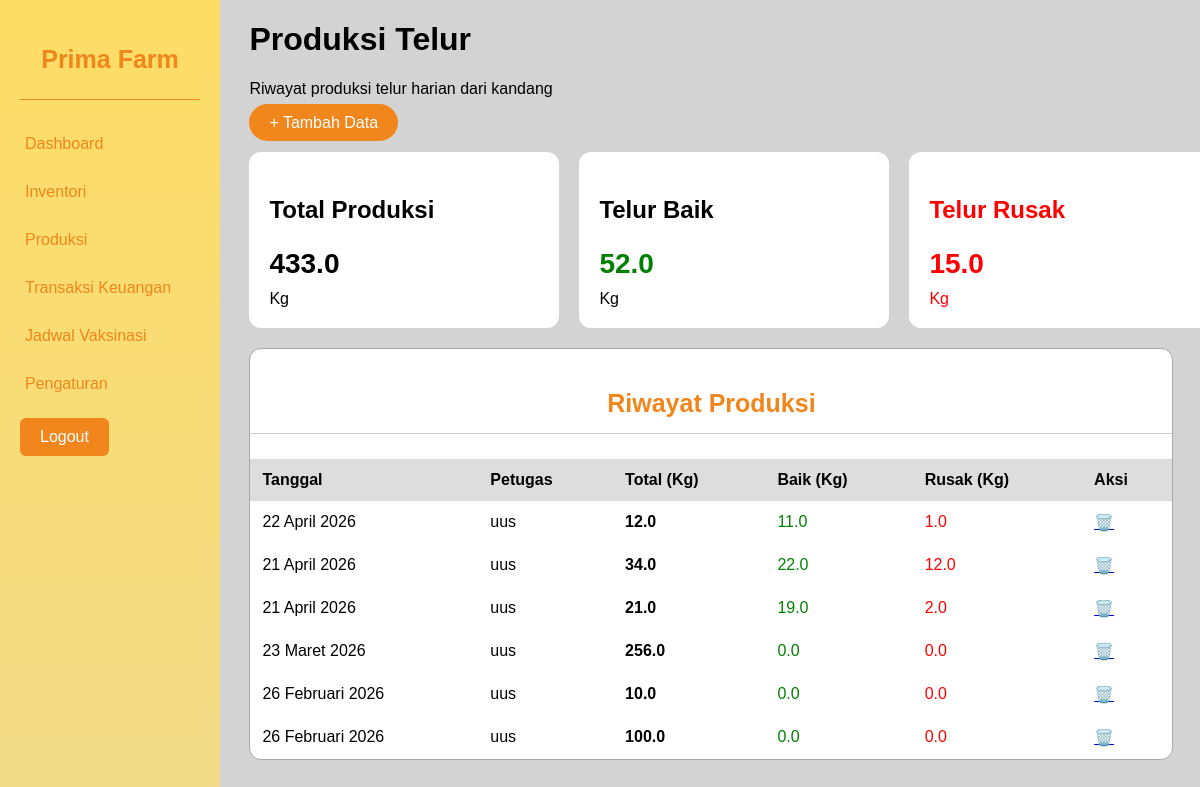
Page /menu_produksi.php (signed in) on the committed database.
### tables this page shows
CREATE TABLE `produksi_telur` (
  `id_produksi` int NOT NULL,
  `id_petugas` int DEFAULT NULL,
  `tanggal` date DEFAULT NULL,
  `total_telur` int DEFAULT NULL
);

CREATE TABLE `petugas` (
  `id_petugas` int NOT NULL,
  `email` varchar(100) DEFAULT NULL,
  `nama_petugas` varchar(100) DEFAULT NULL,
  `password` varchar(100) DEFAULT NULL
);

### tanggal.php (called while the page is built, shortened)
<?php
function tanggal_indo($tanggal) {
    $bulan = [
        1 => 'Januari','Februari','Maret','April','Mei','Juni',
             'Juli','Agustus','September','Oktober','November','Desember'
    ];
    $timestamp = strtotime($tanggal);
    return date('d', $timestamp) . ' ' .
           $bulan[(int)date('m', $timestamp)] . ' ' .
           date('Y', $timestamp);
}
?>

### menu_produksi.php (the view, shortened to what this page needs)
<?php
include("koneksi.php");
include("tanggal.php");
$query_telur = mysqli_fetch_assoc(mysqli_query($conn, "SELECT SUM(total_telur) as total FROM `produksi_telur`"));
$query_telur_baik = mysqli_fetch_assoc(mysqli_query($conn, "SELECT SUM(jumlah_telur_baik) as total FROM `detail_produksi_telur`"));
$query_telur_rusak = mysqli_fetch_assoc(mysqli_query($conn, "SELECT SUM(jumlah_telur_rusak) as total FROM `detail_produksi_telur`"));
$query_riwayat = mysqli_query($conn, "
    SELECT
        pt.id_produksi,
        pt.tanggal,
        pt.total_telur,
        p.nama_petugas,
        COALESCE(SUM(dpt.jumlah_telur_baik), 0) as total_baik,
        COALESCE(SUM(dpt.jumlah_telur_rusak), 0) as total_rusak
    FROM produksi_telur pt
    LEFT JOIN detail_produksi_telur dpt ON pt.id_produksi = dpt.id_produksi
    LEFT JOIN petugas p ON pt.id_petugas = p.id_petugas
    GROUP BY pt.id_produksi
    ORDER BY pt.tanggal DESC
");
?>
<!DOCTYPE html>
<html lang="id">
<head>
    <link rel="stylesheet" href="menu.css">
</head>
<body>
    <div class="container">
        <?php $active = 'produksi'; include("sidebar.php"); ?>
        <main>
            <h1>Produksi Telur</h1>
            <p>Riwayat produksi telur harian dari kandang</p>
            <a href="produksi.php" class="btn-tambah">+ Tambah Data</a>
            <div class="card-container">
                <div class="card">
                    <p>Total Produksi</p>
                    <h2><?= number_format($query_telur['total'], 1); ?></h2>
                    <span>Kg</span>
                </div>
                <div class="card">
                    <p>Telur Baik</p>
                    <h2 class="hijau"><?= number_format($query_telur_baik['total'], 1); ?></h2>
                    <span>Kg</span>
                </div>
                <div class="card merah">
                    <p>Telur Rusak</p>
                    <h2 class="merah"><?= number_format($query_telur_rusak['total'], 1); ?></h2>
                    <span>Kg</span>
                </div>
            </div>
            <div class="table-box">
                <h3>Riwayat Produksi</h3>
                <table>
                    <thead>
                        <tr>
                            <th>Tanggal</th>
                            <th>Petugas</th>
                            <th>Total (Kg)</th>
                            <th>Baik (Kg)</th>
                            <th>Rusak (Kg)</th>
                            <th>Aksi</th>
                        </tr>
                    </thead>
                    <tbody>
                        <?php while ($row = mysqli_fetch_assoc($query_riwayat)) { ?>
                            <tr>
                                <td><?= tanggal_indo($row['tanggal']); ?></td>
                                <td><?= $row['nama_petugas'] ?? '-'; ?></td>
                                <td><strong><?= number_format($row['total_telur'], 1); ?></strong></td>
                                <td class="hijau"><?= number_format($row['total_baik'], 1); ?></td>
                                <td class="merah"><?= number_format($row['total_rusak'], 1); ?></td>
                                <td>
                                    <a href="hapus_produksi.php?id=<?= $row['id_produksi']; ?>"
                                       onclick="return confirm('Yakin ingin menghapus data ini?')">🗑️</a>
                                </td>
                            </tr>
                        <?php } ?>
                    </tbody>
                </table>
            </div>
        </main>
    </div>
</body>
</html>

### menu.css (style rules this page uses)
body { background-color: lightgray; font-family: Arial, sans-serif; margin: 0; }
.container { display: grid; grid-template-columns: 220px auto; height: 100vh; }
.container h3 { font-size: 25px; font-weight: bold; color: #f0861c; text-align: center; }
main { margin-left: 3%; }
.card h2 { font-size: 28px; margin-bottom: 10px; }
.card p { font-size: 24px; font-weight: bold; }
.card h2 { font-size:28px; margin-top:5px; }
.hijau { color:green; }
.table-box { background:white; border-radius:12px; border:1px solid #aaa; overflow:hidden; margin-top:20px; width: 97%; }
.table-box h3 { padding:15px; border-bottom:1px solid #ccc; }
table { width:100%; border-collapse:collapse; }
th, td { padding:12px; text-align:left; }
thead { background:#ddd; }
.btn-tambah { text-decoration: none; background:#f0861c; color:white; border:none; padding:10px 20px; border-radius:20px; cursor:pointer; margin-right: 20px; margin-top: 10px; }
.card-container { display:flex; gap:20px; margin:20px 0; }
.card { background:#ffffff; padding:20px; border-radius:12px; min-width:270px; }
.merah { color:red; }
.table-box { background:white; border-radius:12px; border:1px solid #aaa; margin-top:20px; overflow:hidden; }

### rows in the picture
produksi_telur: tanggal "22 April 2026", id_petugas.nama_petugas "uus", total_telur "12.0", total_baik "11.0", total_rusak "1.0"
produksi_telur: tanggal "21 April 2026", id_petugas.nama_petugas "uus", total_telur "34.0", total_baik "22.0", total_rusak "12.0"
produksi_telur: tanggal "21 April 2026", id_petugas.nama_petugas "uus", total_telur "21.0", total_baik "19.0", total_rusak "2.0"
produksi_telur: tanggal "23 Maret 2026", id_petugas.nama_petugas "uus", total_telur "256.0", total_baik "0.0", total_rusak "0.0"
produksi_telur: tanggal "26 Februari 2026", id_petugas.nama_petugas "uus", total_telur "10.0", total_baik "0.0", total_rusak "0.0"
produksi_telur: tanggal "26 Februari 2026", id_petugas.nama_petugas "uus", total_telur "100.0", total_baik "0.0", total_rusak "0.0"

### other values in the picture
$query_telur['total'] "433.0"
$query_telur_baik['total'] "52.0"
$query_telur_rusak['total'] "15.0"
